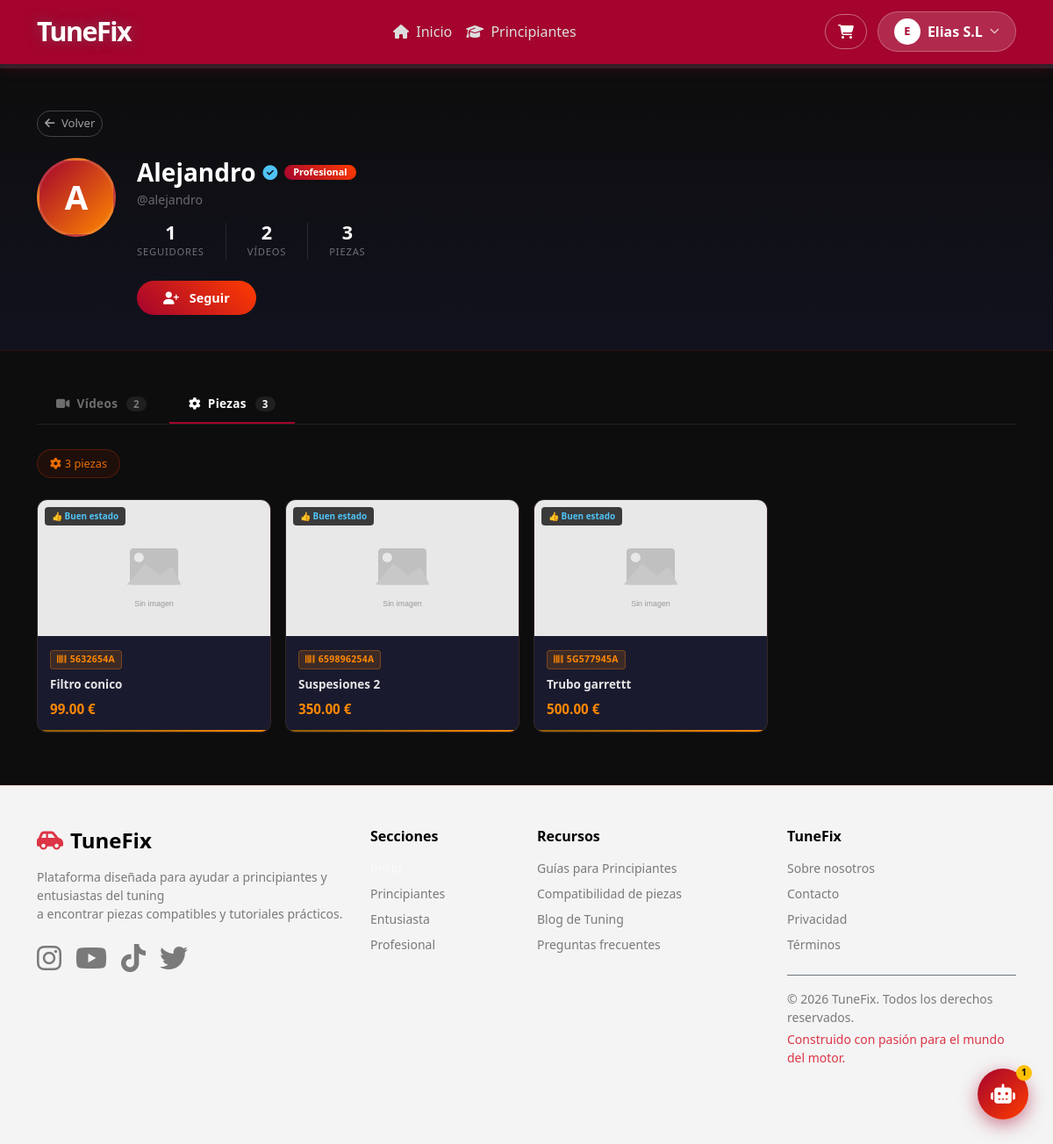
Screenshot of /perfil-usuario.php?id=15&tab=piezas (signed in) with the database file from the repository.
### tables this page shows
CREATE TABLE `usuario` (
  `id` int(11) NOT NULL,
  `nombre` varchar(100) NOT NULL,
  `email` varchar(150) NOT NULL,
  `contrasenia` varchar(255) NOT NULL,
  `rol` enum('principiante','entusiasta','profesional') NOT NULL DEFAULT 'principiante',
  `token_verificacion` varchar(64) DEFAULT NULL,
  `email_verificado` tinyint(1) NOT NULL DEFAULT 1
);

CREATE TABLE `pieza` (
  `id` int(11) NOT NULL,
  `referencia` varchar(50) NOT NULL,
  `nombre` varchar(100) NOT NULL,
  `descripcion` text DEFAULT NULL,
  `imagen` varchar(255) NOT NULL,
  `url` varchar(255) DEFAULT NULL,
  `proveedor_id` int(11) DEFAULT NULL,
  `categoria` varchar(100) DEFAULT NULL,
  `estado_pieza` enum('nueva','usada_buena','usada_desgaste') DEFAULT 'nueva',
  `precio` decimal(10,2) DEFAULT 0.00,
  `stock` int(11) DEFAULT 0,
  `garantia` varchar(50) DEFAULT 'Sin garantía',
  `activa` tinyint(1) DEFAULT 1,
  `created_at` timestamp NOT NULL DEFAULT current_timestamp(),
  `subido_por` int(11) DEFAULT NULL
);

### views/perfil-usuario/index.php (the view, shortened to what the rows shown need)
<section class="perfil-hero">
  <div class="container">
    <div class="d-flex flex-column flex-md-row align-items-center align-items-md-start gap-4">
      <div class="perfil-avatar">
        <?= mb_strtoupper(mb_substr(htmlspecialchars($perfil['nombre']), 0, 1)) ?>
      </div>
      <div class="flex-grow-1 text-center text-md-start">
        <div class="d-flex align-items-center gap-2 justify-content-center justify-content-md-start flex-wrap mb-1">
          <h2 class="text-white fw-bold mb-0 fs-3">
            <?= htmlspecialchars($perfil['nombre']) ?>
          </h2>
          <?php if ($perfil['email_verificado']): ?>
            <span class="perfil-verificado" title="Verificado">
              <i class="fas fa-circle-check"></i>
            </span>
          <?php endif; ?>
          <?php if ($perfil['rol'] === 'profesional'): ?>
            <span class="badge rol-badge">Profesional</span>
          <?php elseif ($perfil['rol'] === 'entusiasta'): ?>
            <span class="badge" style="background:rgba(255,136,0,0.2);border:1px solid rgba(255,136,0,0.4);color:#ff8800;font-size:0.68rem;border-radius:50px;padding:3px 10px;">Entusiasta</span>
          <?php endif; ?>
        </div>
        <div class="mb-3" style="color:rgba(255,255,255,0.38);font-size:0.88rem;">
        </div>
        <div class="d-flex gap-4 justify-content-center justify-content-md-start align-items-center mb-4">
        </div>
        <?php if ($esMiPerfil): ?>
          <a href="perfil.php"
             class="btn"
             style="border:1px solid rgba(255,255,255,0.22);color:rgba(255,255,255,0.75);border-radius:50px;padding:9px 28px;font-size:0.9rem;font-weight:600;">
            <i class="fas fa-pen me-2"></i>Editar perfil
          </a>
        <?php else: ?>
          <button id="btn-seguir-perfil"
                  class="btn <?= $yoSigo ? 'btn-siguiendo-perfil' : 'btn-seguir-perfil' ?>"
                  data-id="<?= $perfilId ?>"
                  data-siguiendo="<?= $yoSigo ? '1' : '0' ?>"
                  onclick="toggleSeguirPerfil(this)">
          </button>
        <?php endif; ?>
      </div>
    </div>
  </div>
</section>
<section class="videos-section">
  <div class="container">
    <?php if ($tab === 'videos'): ?>
    <div class="d-flex flex-column flex-sm-row align-items-start align-items-sm-center justify-content-between gap-3 mb-4">
      <div class="d-flex gap-2 flex-wrap">
        <?php foreach (['recientes' => 'Más recientes', 'populares' => 'Populares', 'antiguos' => 'Más antiguos'] as $key => $label): ?>
          <a href="perfil-usuario.php?id=<?= $perfilId ?>&tab=videos&orden=<?= $key ?>"
             class="btn-filtro <?= $orden === $key ? 'activo' : '' ?>">
            <?= $label ?>
          </a>
        <?php endforeach; ?>
      </div>
      <span class="badge-contador">
        <i class="fas fa-video me-1"></i><?= $totalVideos ?> vídeo<?= $totalVideos !== 1 ? 's' : '' ?>
      </span>
    </div>
    <?php if (empty($tutoriales)): ?>
      <div class="text-center py-5">
        <i class="fas fa-video-slash fa-4x empty-icon-dark mb-4 d-block"></i>
        <h5 class="text-white-50">Sin vídeos publicados</h5>
        <p style="color:rgba(255,255,255,0.3);font-size:0.88rem;">
          <?= htmlspecialchars($perfil['nombre']) ?> todavía no ha subido ningún tutorial.
        </p>
      </div>
    <?php else: ?>
      <div class="row g-3">
        <?php foreach ($tutoriales as $t): ?>
          <?php
            $ytId  = $t['youtube_id'] ?? '';
            $thumb = $ytId
              ? "https://img.youtube.com/vi/{$ytId}/hqdefault.jpg"
              : (!empty($t['imagen']) ? $t['imagen'] : 'public/img/no-image.svg');
            $pieza = $t['pieza_nombre'] ?? 'General';
          ?>
          <div class="col-6 col-md-4 col-lg-3">
            <div class="card-video-perfil"
                 onclick="verVideoP('<?= htmlspecialchars($ytId, ENT_QUOTES) ?>', '<?= htmlspecialchars($t['titulo'], ENT_QUOTES) ?>')">
              <div class="img-wrap">
                <img src="<?= htmlspecialchars($thumb) ?>"
                     alt="<?= htmlspecialchars($t['titulo']) ?>"
                     onerror="this.onerror=null;this.src='public/img/no-image.svg'">
                <div class="play-overlay-dark">
                  <div class="play-btn-dark"><i class="fas fa-play"></i></div>
                </div>
                <?php if ($ytId): ?>
                  <div class="yt-badge-dark"><i class="fab fa-youtube" style="color:#ff0000;"></i> YouTube</div>
                <?php endif; ?>
              </div>
              <div class="p-3">
                <div class="video-title mb-2"><?= htmlspecialchars($t['titulo']) ?></div>
                <span class="badge-pieza-dark"><i class="fas fa-cog me-1"></i><?= htmlspecialchars($pieza) ?></span>
              </div>
              <div class="video-acento"></div>
            </div>
          </div>
        <?php endforeach; ?>
      </div>
    <?php endif; ?>
    <?php else: ?>
    <?php if (empty($piezas)): ?>
      <div class="text-center py-5">
        <i class="fas fa-cog fa-4x empty-icon-dark mb-4 d-block"></i>
        <h5 class="text-white-50">Sin piezas publicadas</h5>
        <p style="color:rgba(255,255,255,0.3);font-size:0.88rem;">
          <?= htmlspecialchars($perfil['nombre']) ?> todavía no ha publicado ninguna pieza.
        </p>
      </div>
    <?php else: ?>
      <div class="row g-3">
        <?php foreach ($piezas as $p):
          $imgP = !empty($p['imagen']) ? $p['imagen'] : (!empty($p['url']) ? $p['url'] : 'public/img/no-image.svg');
        ?>
          <div class="col-6 col-md-4 col-lg-3">
            <a href="pieza-detalle.php?id=<?= (int)$p['id'] ?>" class="card-pieza-perfil">
              <div style="position:relative;overflow:hidden;">
                <img src="<?= htmlspecialchars($imgP) ?>"
                     alt="<?= htmlspecialchars($p['nombre']) ?>"
                     onerror="this.onerror=null;this.src='public/img/no-image.svg'">
                <?php if (!empty($p['estado_pieza']) && $p['estado_pieza'] !== 'nueva'): ?>
                  <?php $eLabel = ['usada_buena'=>['👍 Buen estado','#4fc3f7'],'usada_desgaste'=>['⚠️ Desgaste','#ff8800']][$p['estado_pieza']] ?? null; ?>
                  <?php if ($eLabel): ?>
                    <div style="position:absolute;top:8px;left:8px;background:rgba(0,0,0,0.75);color:<?= $eLabel[1] ?>;font-size:.62rem;font-weight:700;padding:3px 8px;border-radius:4px;">
                      <?= $eLabel[0] ?>
                    </div>
                  <?php endif; ?>
                <?php endif; ?>
              </div>
              <div class="p-info">
                <div class="badge-ref-dark mb-2 d-inline-block">
                  <i class="fas fa-barcode me-1"></i><?= htmlspecialchars($p['referencia']) ?>
                </div>
                <div style="color:rgba(255,255,255,0.88);font-size:0.84rem;font-weight:600;line-height:1.4;display:-webkit-box;-webkit-line-clamp:2;-webkit-box-orient:vertical;overflow:hidden;">
                  <?= htmlspecialchars($p['nombre']) ?>
                </div>
                <?php if (!empty($p['precio']) && (float)$p['precio'] > 0): ?>
                  <div style="color:#ff8800;font-weight:700;font-size:0.95rem;margin-top:8px;">
                    <?= number_format((float)$p['precio'], 2) ?> €
                  </div>
                <?php endif; ?>
              </div>
              <div class="acento-pieza"></div>
            </a>
          </div>
        <?php endforeach; ?>
      </div>
    <?php endif; ?>
    <?php endif; ?>
  </div>
</section>

### rows the page displays
usuario: nombre "A", nombre "Alejandro"
pieza: estado_pieza "👍 Buen estado", referencia "5632654A", nombre "Filtro conico", precio "99.00"
pieza: estado_pieza "👍 Buen estado", referencia "659896254A", nombre "Suspesiones 2", precio "350.00"
pieza: estado_pieza "👍 Buen estado", referencia "5G577945A", nombre "Trubo garrettt", precio "500.00"

### other values shown
$inicialNav "E"
$nombreNav "Elias S.L"
$handle "alejandro"
$totalSeguidores "1"
$totalVideos "2"
$totalPiezas "3"
